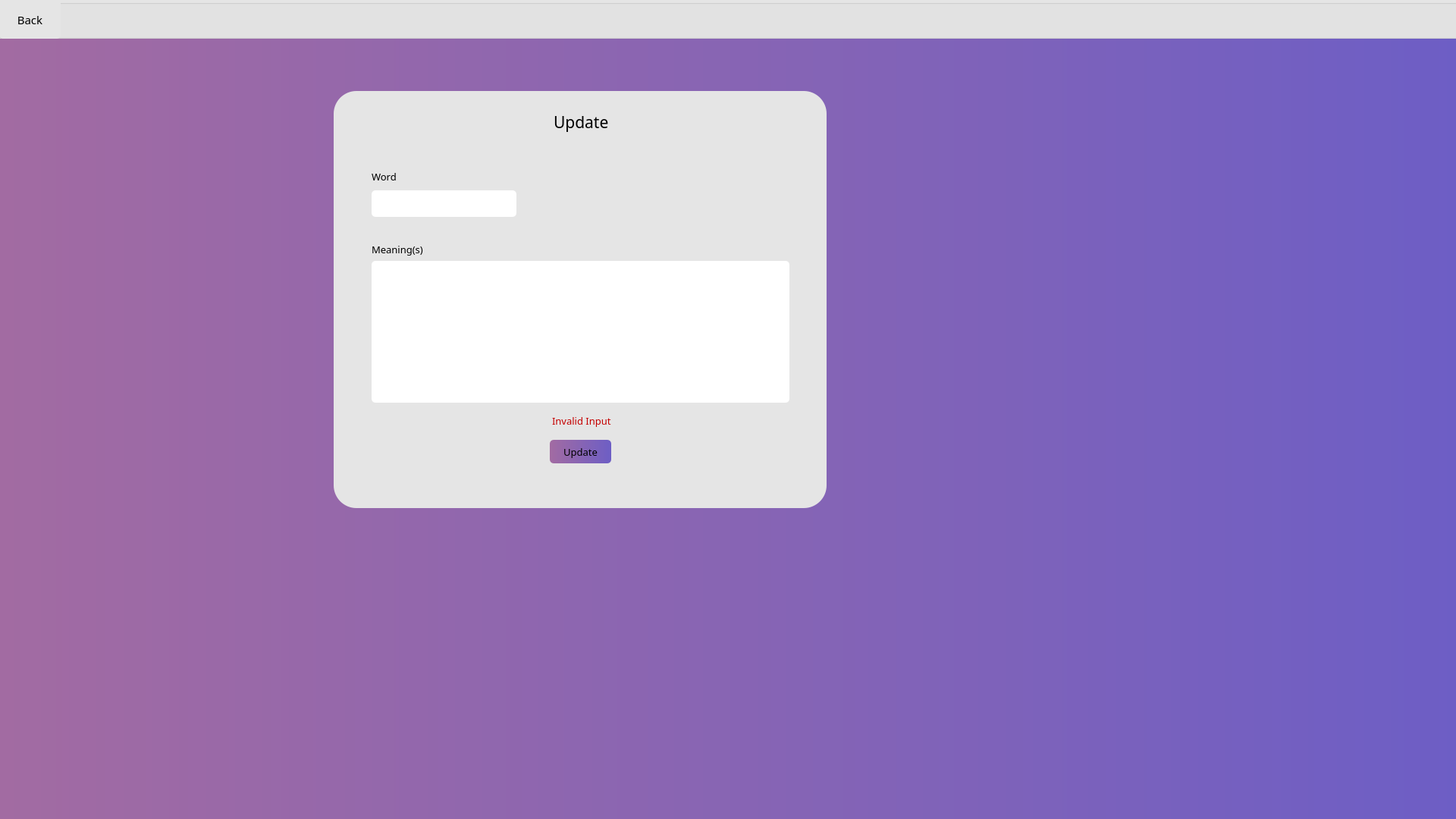
<?xml version="1.0" encoding="UTF-8"?>
<ui version="4.0">
 <class>update_main</class>
 <widget class="QWidget" name="update_main">
  <property name="geometry">
   <rect>
    <x>0</x>
    <y>0</y>
    <width>1920</width>
    <height>1080</height>
   </rect>
  </property>
  <property name="sizePolicy">
   <sizepolicy hsizetype="Preferred" vsizetype="Expanding">
    <horstretch>0</horstretch>
    <verstretch>0</verstretch>
   </sizepolicy>
  </property>
  <property name="baseSize">
   <size>
    <width>0</width>
    <height>0</height>
   </size>
  </property>
  <property name="font">
   <font>
    <family>Poppins Medium</family>
    <pointsize>10</pointsize>
   </font>
  </property>
  <property name="windowTitle">
   <string>MainWindow</string>
  </property>
  <property name="autoFillBackground">
   <bool>false</bool>
  </property>
  <property name="styleSheet">
   <string notr="true">background-color: qlineargradient(spread:pad, x1:0, y1:0, x2:1, y2:0, stop:0 #A26BA2, stop:1 #6D5EC5);
</string>
  </property>
  <widget class="QWidget" name="centralwidget" native="true">
   <property name="geometry">
    <rect>
     <x>0</x>
     <y>0</y>
     <width>1920</width>
     <height>1080</height>
    </rect>
   </property>
   <widget class="QGroupBox" name="groupBox_2">
    <property name="geometry">
     <rect>
      <x>-1</x>
      <y>0</y>
      <width>1931</width>
      <height>51</height>
     </rect>
    </property>
    <property name="styleSheet">
     <string notr="true">background: #E5E5E5;</string>
    </property>
    <property name="title">
     <string/>
    </property>
    <widget class="QPushButton" name="update_mainBackButton">
     <property name="geometry">
      <rect>
       <x>0</x>
       <y>0</y>
       <width>81</width>
       <height>51</height>
      </rect>
     </property>
     <property name="font">
      <font>
       <family>Poppins Medium</family>
       <pointsize>11</pointsize>
      </font>
     </property>
     <property name="cursor">
      <cursorShape>PointingHandCursor</cursorShape>
     </property>
     <property name="styleSheet">
      <string notr="true">background: #E5E5E5;
border-radius: 5px;</string>
     </property>
     <property name="text">
      <string>Back</string>
     </property>
    </widget>
   </widget>
  </widget>
  <widget class="QGroupBox" name="groupBox">
   <property name="geometry">
    <rect>
     <x>440</x>
     <y>120</y>
     <width>650</width>
     <height>550</height>
    </rect>
   </property>
   <property name="styleSheet">
    <string notr="true">background: #E5E5E5;
border-radius: 30px;</string>
   </property>
   <property name="title">
    <string/>
   </property>
   <widget class="QLabel" name="label_2">
    <property name="geometry">
     <rect>
      <x>290</x>
      <y>20</y>
      <width>90</width>
      <height>41</height>
     </rect>
    </property>
    <property name="font">
     <font>
      <family>Poppins Medium</family>
      <pointsize>16</pointsize>
     </font>
    </property>
    <property name="styleSheet">
     <string notr="true">text-align: center;</string>
    </property>
    <property name="text">
     <string>Update</string>
    </property>
   </widget>
   <widget class="QPushButton" name="update_mainUpdateButton">
    <property name="geometry">
     <rect>
      <x>285</x>
      <y>460</y>
      <width>81</width>
      <height>31</height>
     </rect>
    </property>
    <property name="font">
     <font>
      <family>Poppins Medium</family>
      <pointsize>10</pointsize>
     </font>
    </property>
    <property name="cursor">
     <cursorShape>PointingHandCursor</cursorShape>
    </property>
    <property name="styleSheet">
     <string notr="true">background-color: qlineargradient(spread:pad, x1:0, y1:0, x2:1, y2:0, stop:0 #A26BA2, stop:1 #6D5EC5);
border-radius: 5px;
</string>
    </property>
    <property name="text">
     <string>Update</string>
    </property>
   </widget>
   <widget class="QWidget" name="layoutWidget_2">
    <property name="geometry">
     <rect>
      <x>50</x>
      <y>100</y>
      <width>191</width>
      <height>66</height>
     </rect>
    </property>
    <layout class="QVBoxLayout" name="verticalLayout">
     <item>
      <widget class="QLabel" name="label_4">
       <property name="font">
        <font>
         <family>Poppins Medium</family>
         <pointsize>10</pointsize>
        </font>
       </property>
       <property name="text">
        <string>Word</string>
       </property>
      </widget>
     </item>
     <item>
      <widget class="QLineEdit" name="update_mainLineEdit">
       <property name="font">
        <font>
         <family>Poppins</family>
         <pointsize>10</pointsize>
        </font>
       </property>
       <property name="styleSheet">
        <string notr="true">background: #FFFFFF;
border-radius: 5px;
height:35px;
</string>
       </property>
      </widget>
     </item>
    </layout>
   </widget>
   <widget class="QWidget" name="layoutWidget_3">
    <property name="geometry">
     <rect>
      <x>50</x>
      <y>200</y>
      <width>551</width>
      <height>211</height>
     </rect>
    </property>
    <layout class="QVBoxLayout" name="verticalLayout_2">
     <item>
      <widget class="QLabel" name="label_6">
       <property name="font">
        <font>
         <family>Poppins Medium</family>
         <pointsize>10</pointsize>
        </font>
       </property>
       <property name="text">
        <string>Meaning(s)</string>
       </property>
      </widget>
     </item>
     <item>
      <widget class="QTextEdit" name="update_mainTextEdit">
       <property name="font">
        <font>
         <family>Poppins</family>
         <pointsize>10</pointsize>
        </font>
       </property>
       <property name="styleSheet">
        <string notr="true">background: #FFFFFF;
border-radius: 5px;</string>
       </property>
      </widget>
     </item>
    </layout>
   </widget>
   <widget class="QLabel" name="update_mainWordErrorLabel">
    <property name="geometry">
     <rect>
      <x>288</x>
      <y>425</y>
      <width>151</width>
      <height>20</height>
     </rect>
    </property>
    <property name="font">
     <font>
      <family>Poppins Medium</family>
      <pointsize>10</pointsize>
     </font>
    </property>
    <property name="styleSheet">
     <string notr="true">color:rgb(197, 0, 0)</string>
    </property>
    <property name="text">
     <string>Invalid Input</string>
    </property>
   </widget>
  </widget>
 </widget>
 <resources/>
 <connections/>
</ui>
